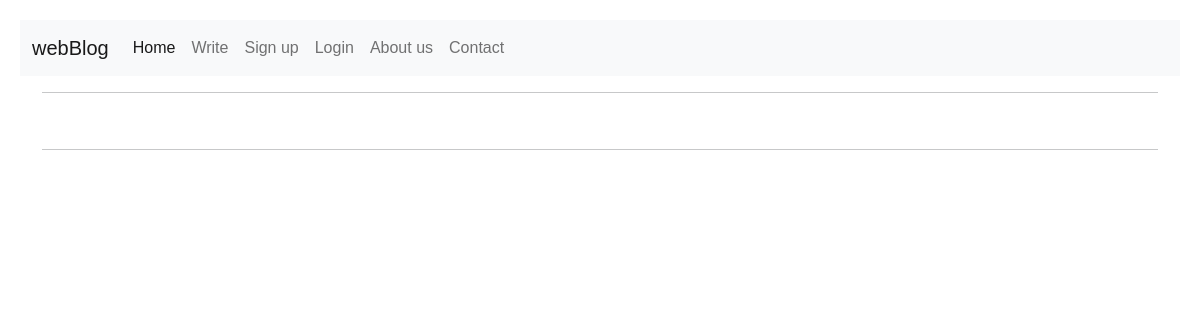
/, run on an earlier commit of the app's database.
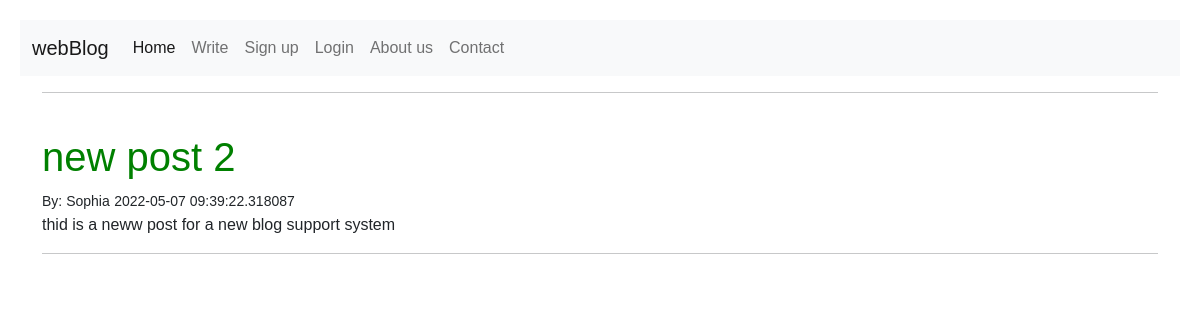
And on a later commit of the database.
### blog/models.py (models this page shows)
class BlogContent(db.Model):
    id = db.Column(db.Integer, primary_key=True)
    title = db.Column(db.String(150), nullable=False)
    author = db.Column(db.String(20), nullable=False, default='N/A')
    content = db.Column(db.Text, nullable=False)
    date = db.Column(db.DateTime, nullable=False, default=datetime.utcnow)
    user_id = db.Column(db.Integer, db.ForeignKey('user.id'))

### blog/views.py (the view)
@views.route('/')
def home():
    article = BlogContent.query.order_by(BlogContent.date).all()
    return render_template("home.html", user = current_user, articles = article)

### blog/templates/home.html (shortened to what this page needs)
{% extends "base.html" %}
    {% block content %}
    <div class="container">
    <hr>
    <br>
    {% for article in articles %}
        <h1>{{ article.title }}</h1>
        <small>By: {{ article.author }}</small>
        <small>{{ article.date }}</small>
        <p style="white-space:pre-wrap">{{ article.content|safe}}</p>
        {% endfor %}
        <hr>
    </div>
    {% endblock %}

What changed in the data, as far as the page shows it:
added BlogContent: title "new post 2", author "Sophia", date "2022-05-07 09:39:22.318087", content "thid is a neww post for a new blog support system"
